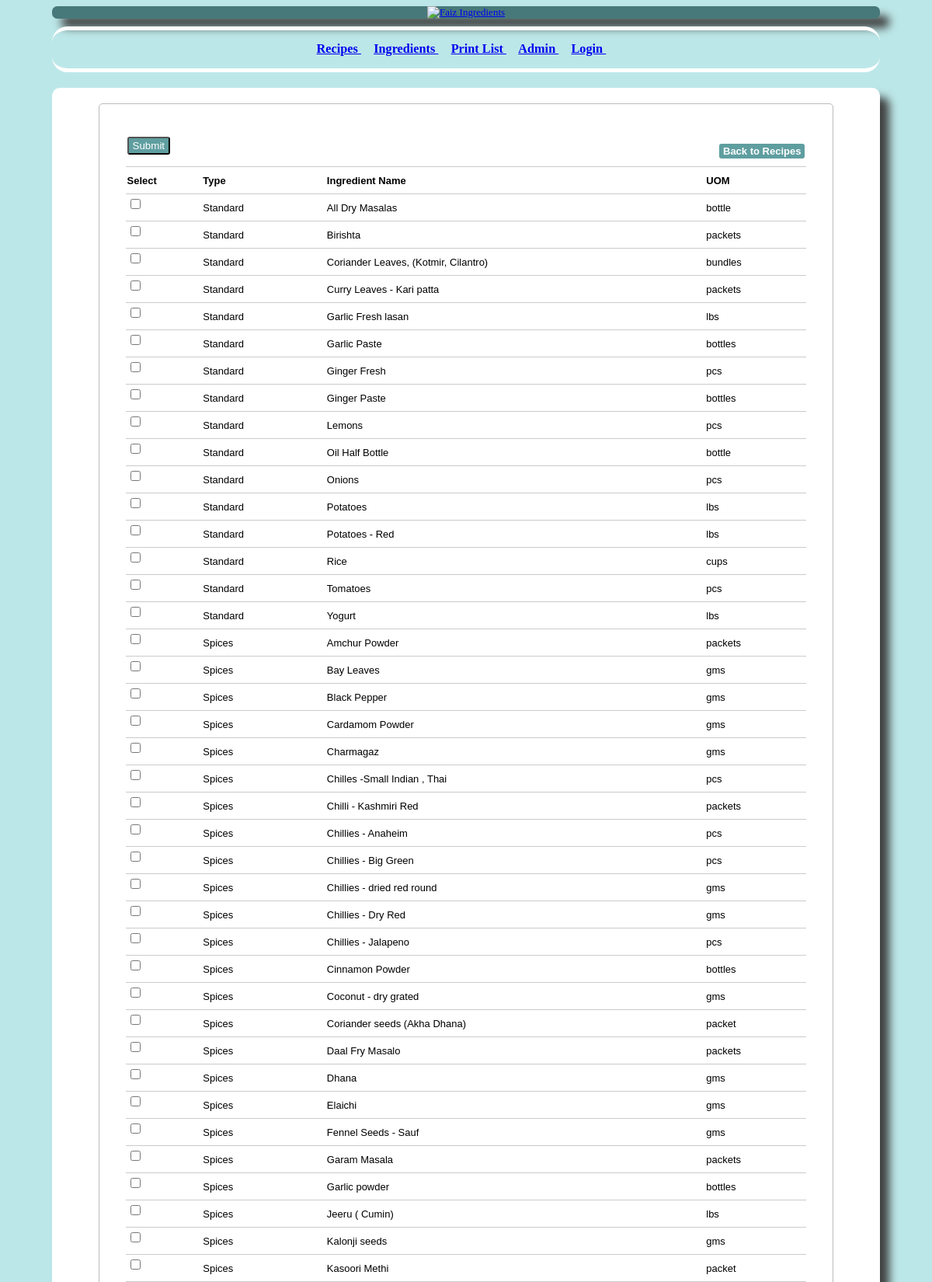
The page /ing_list.php (upper part) on the database its author committed.
### tables this page shows
CREATE TABLE `ingredient_master` (
  `ingredient_id` int(11) NOT NULL,
  `ingredient_name` varchar(100) NOT NULL,
  `store_id` varchar(30) NOT NULL,
  `default_uom` varchar(30) NOT NULL,
  `default_price` float(10,2) NOT NULL,
  `ing_comment` varchar(300) NOT NULL,
  `isBulk` tinyint(4) NOT NULL,
  `added_by` varchar(100) NOT NULL,
  `time_added` datetime NOT NULL DEFAULT CURRENT_TIMESTAMP,
  `cat_id` varchar(3) NOT NULL
);

CREATE TABLE `categories` (
  `cat_id` int(11) NOT NULL,
  `cat_name` varchar(30) NOT NULL
);

### ing_list.php (the view, shortened to what this page needs)
<?php
	require ("header.php");
	require_once('./mysqli_connect.php');
	$selectcols  = "Select store_name, cat_name,  ingredient_id, ingredient_name, default_uom   from ingredient_master m, stores s, categories c ";
	$joinclause  = " where s.store_id =m.store_id and  c.cat_id = m.cat_id ";
	$orderClause = " ORDER BY c.cat_id,  ingredient_name, store_name ";
	$whereClause = " ";
	$fullQuery = $selectcols . $joinclause . $whereClause  . $orderClause;
	$ing_array = mysqli_query($dbc, $fullQuery);
	$recipeId = "";
?>
	<form action="ingredients.php" method="post">
		<div>
			<table>
				<thead>
						<tr>
							<th colspan="2"> <input  class = "edit_btn" type="submit" /></th>
							<th colspan="3" align = "right"><a class="edit_btn" href="recipe_master.php?edit=<?php echo $recipeId; ?>">Back to Recipes </a></th>
						</tr>
						<tr>
							<th>Select</th>
							<th>Type</th>
							<th>Ingredient Name</th>
							<th>UOM</th>
						</tr>
				</thead>
				<tbody>
					<?php while ($row = mysqli_fetch_array($ing_array)){ ?>
							<tr>
								<td> <input type="checkbox"  name="check_list[]" value="<?php echo $row['ingredient_id']; ?> "> </td>
								<td><?php echo $row['cat_name']; ?> </td>
								<td><?php echo $row['ingredient_name']; ?> </td>
								<td><?php echo $row['default_uom']; ?> </td>
							</tr>
					<?php } ?>
				</tbody>
			</table>
		</div>
	</form>
<?php
	require ("footer.php");
?>

### header.php (shortened to what this page needs)
<!DOCTYPE html>
<html lang = "en" >
	<head>
		<link rel="stylesheet"  href="style.css?version=63" >
	</head>
	<body>
		<div id="container" >
			<header>
				<a href="index.php"><img src="images/ingredientspng.png" alt="Faiz Ingredients" ></a>
			</header>
			<nav>
					<a href="recipe_list.php"> Recipes </a> &nbsp; &nbsp;
					<a href="ing_master.php"> Ingredients </a> &nbsp; &nbsp;
					<a href="print_form.php"> Print List </a> &nbsp; &nbsp;
					<a href="index.php"> Admin </a> &nbsp; &nbsp;
					<a href="login.php"> Login </a> &nbsp; &nbsp;
			</nav>
			<main>

### footer.php (shortened to what this page needs)
		</main>
	</div>
</BODY>
</html>

### style.css (style rules this page uses)
body { background-color: #bce7e8; }
img { max-width: 100% height : 30px; }
#container { width: 800px; margin-right: auto; margin-left: auto; }
header { margin-top: 0.2em; background-color: #48797a; border-radius: 0.5em; box-shadow: 12px 12px 12px #404040; text-align: center; }
nav { font-family: Georgia, "Times New Roman" , serif; font-size: 1.25em; font-weight: bold; text-align: center; padding: 15px; margin-top: 10px; margin-bottom: 10px; border-radius: 20px; border-top: 5px solid #FFFFFF; border-bottom: 5px solid #FFFFFF; }
main { display: block; font-family: Verdana, Ariel, sans-serif; font-size: 1em; margin-top: 20px; margin-bottom: 10px; padding: 20px; border-radius: 10px; background-color: #FFFFFF ; box-shadow: 12px 12px 12px #404040; }
table { width: 70%; margin: 30px auto; border-collapse: collapse; text-align: left; }
tr { border-bottom: 1px solid #cbcbcb; }
th, td { border: none; height: 30px; padding: 2px; }
form { width: 65%; margin-left: auto; margin-right: auto; text-align: left; padding: 10px; border: 1px solid #bbbbbb; border-radius: 5px; }
input, select { display: block; margin-bottom: 1em; }
.edit_btn { text-decoration: none; padding: 2px 5px; background: #5F9EA0; color: white; border-radius: 3px; }
@media only screen and (min-width: 468px) { table { width: 90%; } }
@media only screen and (min-width: 700px) { body { font-size: 13px; } }
@media only screen and (min-width: 700px) { #container { width:90%; } }
@media only screen and (min-width: 700px) { table { width: 95%; } }
@media only screen and (min-width: 700px) { form { width: 90%; } }

### rows shown on the page
ingredient_master: categories.cat_name "Standard", ingredient_name "All Dry Masalas", default_uom "bottle"
ingredient_master: cat.cat_name "Standard", ingredient_name "Birishta", default_uom "packets"
ingredient_master: categories.cat_name "Standard", ingredient_name "Coriander Leaves, (Kotmir, Cilantro)", default_uom "bundles"
ingredient_master: cat.cat_name "Standard", ingredient_name "Curry Leaves - Kari patta", default_uom "packets"
ingredient_master: categories.cat_name "Standard", ingredient_name "Garlic Fresh lasan", default_uom "lbs"
ingredient_master: categories.cat_name "Standard", ingredient_name "Garlic Paste", default_uom "bottles"
ingredient_master: categories.cat_name "Standard", ingredient_name "Ginger Fresh", default_uom "pcs"
ingredient_master: categories.cat_name "Standard", ingredient_name "Ginger Paste", default_uom "bottles"
ingredient_master: cat.cat_name "Standard", ingredient_name "Lemons", default_uom "pcs"
ingredient_master: categories.cat_name "Standard", ingredient_name "Oil Half Bottle", default_uom "bottle"
ingredient_master: cat.cat_name "Standard", ingredient_name "Onions", default_uom "pcs"
ingredient_master: cat.cat_name "Standard", ingredient_name "Potatoes", default_uom "lbs"
ingredient_master: categories.cat_name "Standard", ingredient_name "Potatoes - Red", default_uom "lbs"
ingredient_master: categories.cat_name "Standard", ingredient_name "Rice", default_uom "cups"
ingredient_master: categories.cat_name "Standard", ingredient_name "Tomatoes", default_uom "pcs"
ingredient_master: cat.cat_name "Standard", ingredient_name "Yogurt", default_uom "lbs"
ingredient_master: cat.cat_name "Spices", ingredient_name "Amchur Powder", default_uom "packets"
ingredient_master: cat.cat_name "Spices", ingredient_name "Bay Leaves", default_uom "gms"
ingredient_master: cat.cat_name "Spices", ingredient_name "Black Pepper", default_uom "gms"
ingredient_master: cat.cat_name "Spices", ingredient_name "Cardamom Powder", default_uom "gms"
ingredient_master: cat.cat_name "Spices", ingredient_name "Charmagaz", default_uom "gms"
ingredient_master: cat.cat_name "Spices", ingredient_name "Chilles -Small Indian , Thai", default_uom "pcs"
ingredient_master: cat.cat_name "Spices", ingredient_name "Chilli - Kashmiri Red", default_uom "packets"
ingredient_master: cat.cat_name "Spices", ingredient_name "Chillies - Anaheim", default_uom "pcs"
ingredient_master: cat.cat_name "Spices", ingredient_name "Chillies - Big Green", default_uom "pcs"
ingredient_master: cat.cat_name "Spices", ingredient_name "Chillies - dried red round", default_uom "gms"
ingredient_master: cat.cat_name "Spices", ingredient_name "Chillies - Dry Red", default_uom "gms"
ingredient_master: cat.cat_name "Spices", ingredient_name "Chillies - Jalapeno", default_uom "pcs"
ingredient_master: cat.cat_name "Spices", ingredient_name "Cinnamon Powder", default_uom "bottles"
ingredient_master: cat.cat_name "Spices", ingredient_name "Coconut - dry grated", default_uom "gms"
ingredient_master: cat.cat_name "Spices", ingredient_name "Coriander seeds (Akha Dhana)", default_uom "packet"
ingredient_master: cat.cat_name "Spices", ingredient_name "Daal Fry Masalo", default_uom "packets"
ingredient_master: cat.cat_name "Spices", ingredient_name "Dhana", default_uom "gms"
ingredient_master: cat.cat_name "Spices", ingredient_name "Elaichi", default_uom "gms"
ingredient_master: cat.cat_name "Spices", ingredient_name "Fennel Seeds - Sauf", default_uom "gms"
ingredient_master: cat.cat_name "Spices", ingredient_name "Garam Masala", default_uom "packets"
ingredient_master: cat.cat_name "Spices", ingredient_name "Garlic powder", default_uom "bottles"
ingredient_master: cat.cat_name "Spices", ingredient_name "Jeeru ( Cumin)", default_uom "lbs"
ingredient_master: cat.cat_name "Spices", ingredient_name "Kalonji seeds", default_uom "gms"
ingredient_master: cat.cat_name "Spices", ingredient_name "Kasoori Methi", default_uom "packet"
